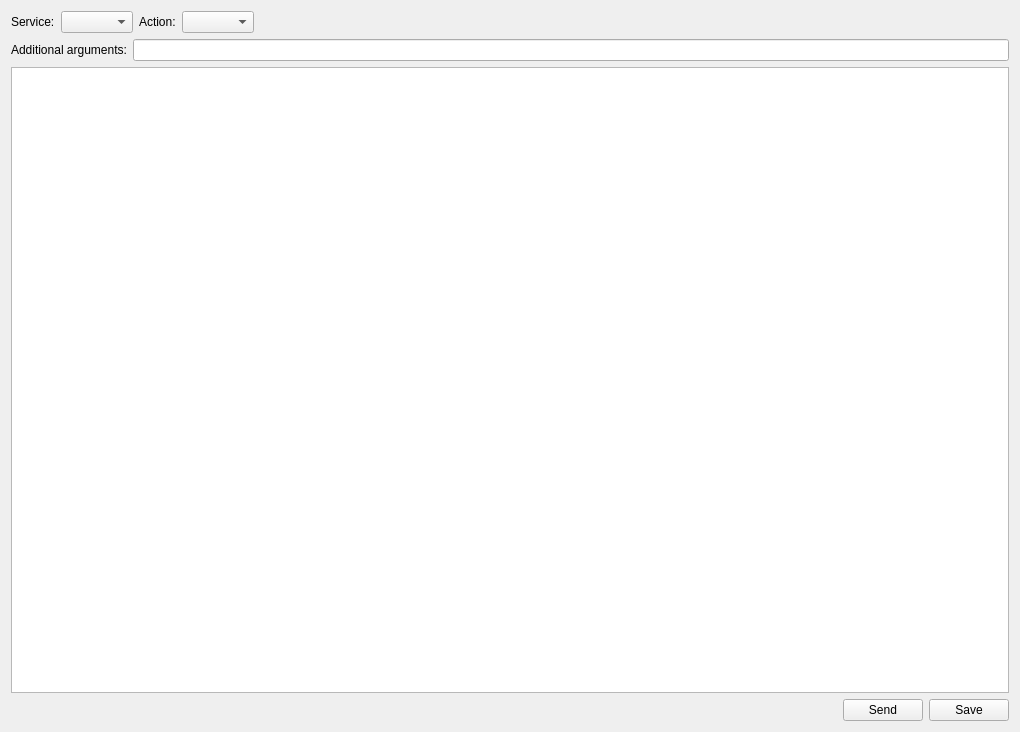
<?xml version="1.0" encoding="UTF-8"?>
<ui version="4.0">
 <class>Form</class>
 <widget class="QWidget" name="Form">
  <property name="geometry">
   <rect>
    <x>0</x>
    <y>0</y>
    <width>1020</width>
    <height>732</height>
   </rect>
  </property>
  <property name="windowTitle">
   <string>Run for fun app test</string>
  </property>
  <layout class="QVBoxLayout" name="verticalLayout_2">
   <item>
    <layout class="QVBoxLayout" name="verticalLayout">
     <item>
      <layout class="QHBoxLayout" name="horizontalLayout_3">
       <item>
        <widget class="QLabel" name="label">
         <property name="text">
          <string>Service:</string>
         </property>
        </widget>
       </item>
       <item>
        <widget class="QComboBox" name="cbServices"/>
       </item>
       <item>
        <widget class="QLabel" name="label_3">
         <property name="text">
          <string>Action:</string>
         </property>
        </widget>
       </item>
       <item>
        <widget class="QComboBox" name="cbActions"/>
       </item>
       <item>
        <spacer name="horizontalSpacer_2">
         <property name="orientation">
          <enum>Qt::Horizontal</enum>
         </property>
         <property name="sizeHint" stdset="0">
          <size>
           <width>40</width>
           <height>20</height>
          </size>
         </property>
        </spacer>
       </item>
      </layout>
     </item>
     <item>
      <layout class="QHBoxLayout" name="horizontalLayout_2">
       <item>
        <widget class="QLabel" name="label_2">
         <property name="text">
          <string>Additional arguments:</string>
         </property>
        </widget>
       </item>
       <item>
        <widget class="QLineEdit" name="tbAddParams"/>
       </item>
      </layout>
     </item>
     <item>
      <widget class="QPlainTextEdit" name="tbResults"/>
     </item>
     <item>
      <layout class="QHBoxLayout" name="horizontalLayout">
       <item>
        <spacer name="horizontalSpacer">
         <property name="orientation">
          <enum>Qt::Horizontal</enum>
         </property>
         <property name="sizeHint" stdset="0">
          <size>
           <width>40</width>
           <height>20</height>
          </size>
         </property>
        </spacer>
       </item>
       <item>
        <widget class="QPushButton" name="bSend">
         <property name="text">
          <string>Send</string>
         </property>
        </widget>
       </item>
       <item>
        <widget class="QPushButton" name="bSave">
         <property name="maximumSize">
          <size>
           <width>100</width>
           <height>16777215</height>
          </size>
         </property>
         <property name="text">
          <string>Save</string>
         </property>
        </widget>
       </item>
      </layout>
     </item>
    </layout>
   </item>
  </layout>
 </widget>
 <resources/>
 <connections/>
</ui>
